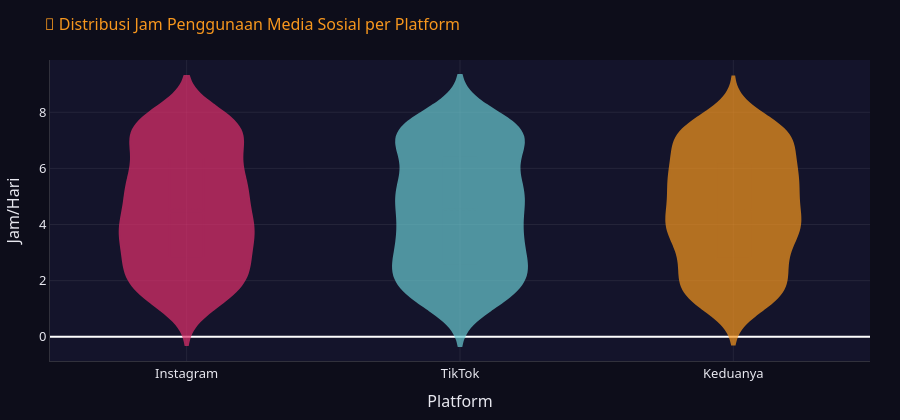

Notebook cell for this chart:
### Code cell
print(f"Total Responden: {total}")
fig1.show()

### Figure 1 — Plotly figure (JSON) as saved in the notebook; plotly's stock layout.template omitted (floating-point values rounded to 4 significant figures; data arrays with more than 128 entries replaced by an {"elided": "..."} marker saying what was removed)
{"data": [{"box": {"visible": true}, "fillcolor": "#E1306C", "line": {"color": "#E1306C"}, "marker": {"color": "#E1306C"}, "meanline": {"visible": true}, "name": "Instagram", "opacity": 0.7, "type": "violin", "y": {"elided": "411 float values"}}, {"box": {"visible": true}, "fillcolor": "#69C9D0", "line": {"color": "#69C9D0"}, "marker": {"color": "#69C9D0"}, "meanline": {"visible": true}, "name": "TikTok", "opacity": 0.7, "type": "violin", "y": {"elided": "398 float values"}}, {"box": {"visible": true}, "fillcolor": "#F7971E", "line": {"color": "#F7971E"}, "marker": {"color": "#F7971E"}, "meanline": {"visible": true}, "name": "Keduanya", "opacity": 0.7, "type": "violin", "y": {"elided": "391 float values"}}], "layout": {"font": {"color": "#E8E8F0", "family": "'Segoe UI', Arial, sans-serif", "size": 13}, "height": 420, "margin": {"b": 50, "l": 50, "r": 30, "t": 60}, "paper_bgcolor": "#0D0D1A", "plot_bgcolor": "#14142B", "showlegend": false, "title": {"font": {"color": "#F7971E", "size": 16}, "text": "📱 Distribusi Jam Penggunaan Media Sosial per Platform"}, "xaxis": {"gridcolor": "rgba(255,255,255,0.07)", "linecolor": "rgba(255,255,255,0.15)", "showgrid": true, "tickcolor": "rgba(255,255,255,0.3)", "title": {"text": "Platform"}}, "yaxis": {"gridcolor": "rgba(255,255,255,0.07)", "linecolor": "rgba(255,255,255,0.15)", "showgrid": true, "tickcolor": "rgba(255,255,255,0.3)", "title": {"text": "Jam/Hari"}}}}
